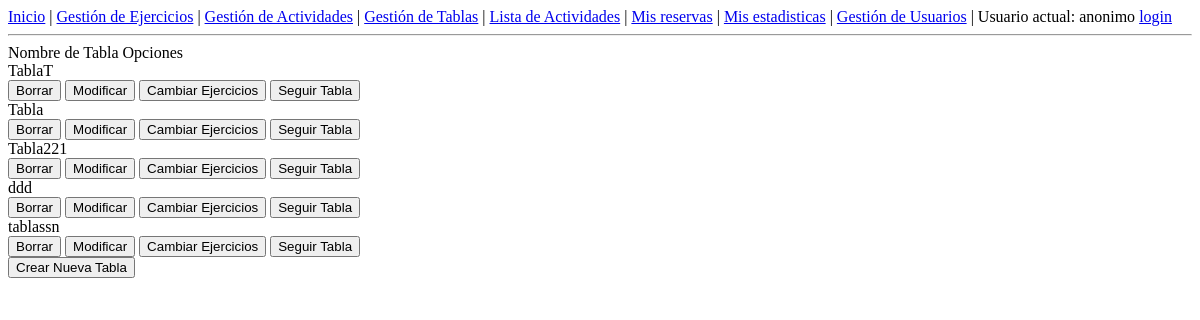
Page /Views/GestionTablas.php on the earlier database version.
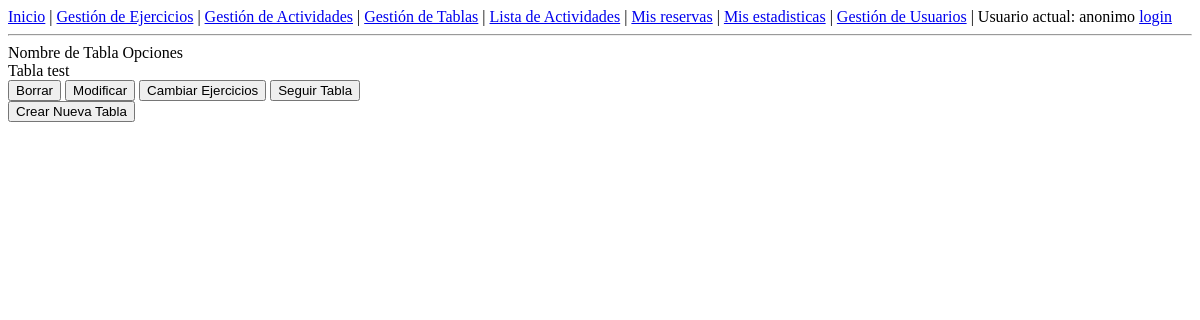
Same page on the later database version.
### tables this page shows
CREATE TABLE `Tabla` (
  `idTabla` int(11) NOT NULL,
  `nomTabla` varchar(25) NOT NULL,
  `descripcion` varchar(150) DEFAULT NULL
);

### Model/Tabla.php (called while the page is built, shortened)
<?php
class Tabla{
  function getNameAndID(){
    $db = DB::getDB();
    $consulta = "SELECT idTabla, nomTabla FROM Tabla";
    $result = $db->query($consulta);
    $res = array();
    while($row = $result->fetch_assoc()){
      array_push($res, $row);
    }
    return $res;
  }
}
?>

### Controllers/c_Tabla.php (called while the page is built, shortened)
<?php
require_once("../Model/Tabla.php");
class TablaController{
  public function gestionTablas(){
    $t = new Tabla();
    $tablas = $t->getNameAndID();
    return $tablas;
  }
}
 ?>

### Views/GestionTablas.php (the view, shortened to what this page needs)
<!DOCTYPE html>
<html>
  <head>
    <?php
    require_once('NavBar.php');
    require_once('../Controllers/c_Tabla.php');
    $tablaController = new TablaController();
    $tabla = $tablaController->gestionTablas();
    ?>
  </head>
  <body>
    <div id = 'tabla2elementos' >
      <div class = 'tupla'>
        <a clas = 'izquierda'>Nombre de Tabla</a> <a clas = 'derecha'>Opciones</a>
      </div>
      <?php foreach($tabla as $it){ ?>
      <div class = 'tupla'>
        <a clas = 'izquierda'><?php echo ($it['nomTabla']); ?> </a>
    	<button type="submit" form="borrar" name="idTabla" value = <?php echo("".$it['idTabla']."");?>>Borrar</button>
    	<button onclick="location.href='ModificarTabla.php?id=<?php echo($it['idTabla']);?>'">Modificar</button>
      <button onclick="location.href='ModEjerciciosTabla.php?id=<?php echo($it['idTabla']);?>'">Cambiar Ejercicios</button>
      <button onclick="location.href='SeguirTabla.php?id=<?php echo($it['idTabla']);?>'">Seguir Tabla</button>
      </div>
      <?php } ?>
      <button onclick="location.href='CrearTabla.php'">Crear Nueva Tabla</button>
    </div>
  </body>
</html>

Differences in the rows shown:
removed tabla: nomTabla "TablaT", $it['idTabla'] 3 (drawn)
removed tabla: nomTabla "Tabla", $it['idTabla'] 4 (drawn)
removed tabla: nomTabla "Tabla221", $it['idTabla'] 5 (drawn)
removed tabla: nomTabla "ddd", $it['idTabla'] 9 (drawn)
removed tabla: nomTabla "tablassn", $it['idTabla'] 10 (drawn)
added tabla: nomTabla "Tabla test", $it['idTabla'] 11 (drawn)
